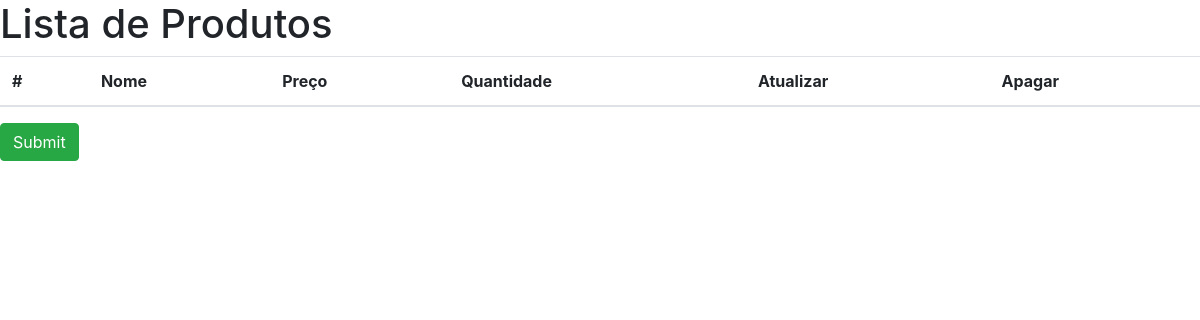
The app's page /produto, older data.
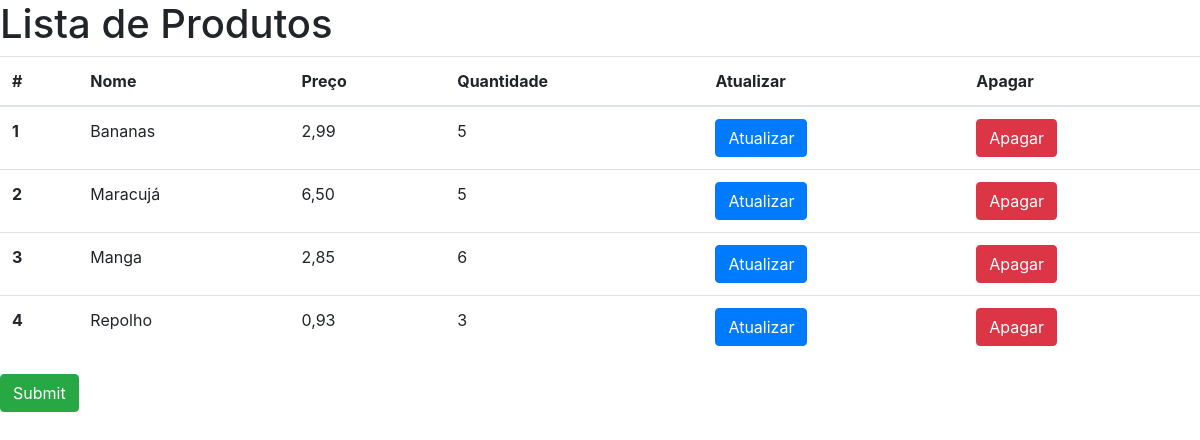
The same page, newer data.
### aplicacao/models.py (models this page shows, shortened)
class Produto(models.Model):
    nome = models.CharField("Nome", max_length=200,null = True)
    preco = models.DecimalField("Preço", decimal_places=2, max_digits=8)
    quantidade = models.PositiveIntegerField("Quantidade", default=0, null=True)

### aplicacao/views.py (the view)
# urls.py: path('produto', views.produto, name='url_produto'),
def produto(request):
    produtos = Produto.objects.all()
    context = {
        'produtos': produtos,
    }
    return render(request, 'produto.html', context)

### aplicacao/templates/produto.html (shortened to what this page needs)
{% load bootstrap4 %}
<!DOCTYPE html>
<html lang="pt-br">
  <head>
    {% bootstrap_css %}
  </head>
  <body>
    <h1>Lista de Produtos</h1>
    <table class="table">
        <thead>
          <tr>
            <th scope="col">#</th>
            <th scope="col">Nome</th>
            <th scope="col">Preço</th>
            <th scope="col">Quantidade</th>
            <th scope="col">Atualizar</th>
            <th scope="col">Apagar</th>
          </tr>
        </thead>
        <tbody>
            {% for p in produtos %}
          <tr>
            <th scope="row">{{ p.id }}</th>
            <td>{{ p.nome }}</td>
            <td>{{ p.preco }}</td>
            <td>{{ p.quantidade }}</td>
            <td>
              <form action="{% url 'url_atualizar_produtos' p.id %}">
              <input type="submit" name="btnAtualizar" class="btn btn-primary" value="Atualizar">
              </form>
            </td>
            <td>
              <form action="{% url 'url_apagar_produto' p.id %}">
              <input type="submit" name="btnApagar" class="btn btn-danger" value="Apagar">
              </form>
            </td>
          </tr>
          {% endfor %}
        </tbody>
      </table>
      <input type="submit" name="Novo Produto" class="btn btn-success">
  </body>
</html>

Row changes from the older to the newer data that the page shows:
added Produto: id "1", nome "Bananas", preco "2,99", quantidade "5"
added Produto: id "2", nome "Maracujá", preco "6,50", quantidade "5"
added Produto: id "3", nome "Manga", preco "2,85", quantidade "6"
added Produto: id "4", nome "Repolho", preco "0,93", quantidade "3"
